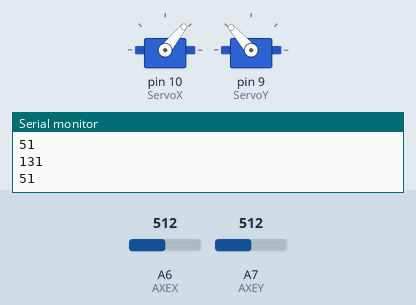
Simulated run of this sketch. Board: Arduino Nano, built with avr-gcc and run on an emulated ATmega328P. Shown: 2 × servo, the last lines printed to the serial monitor. Inputs (shaded band) come from the test bench; at power-on: A6 (AXEX) = 512, A7 (AXEY) = 512.

Above: at 1.2 s.
1.3 s: A6 (AXEX) set to 716
At 1.7 s:
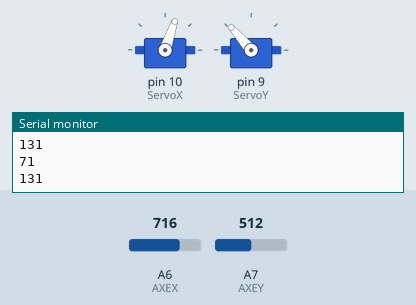
2.8 s: A7 (AXEY) set to 716
At 3.6 s:
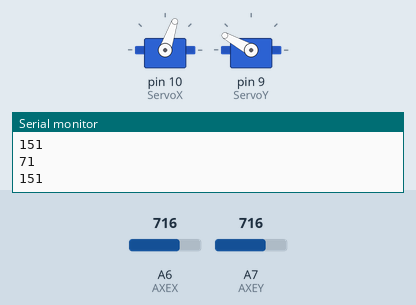
4.3 s: A6 (AXEX) set to 900
At 5.0 s:
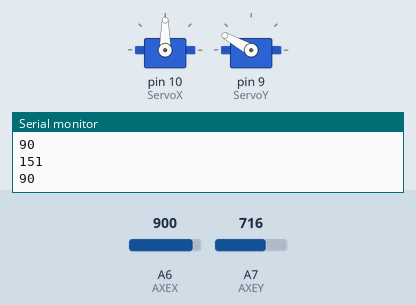
5.8 s: A7 (AXEY) set to 900
At 7.0 s:
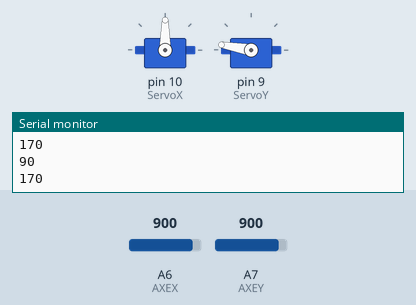
7.3 s: A6 (AXEX) set to 1023
At 8.5 s:
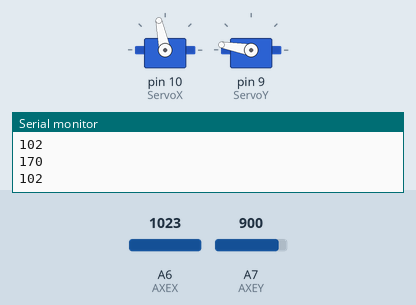
8.8 s: A7 (AXEY) set to 1023
At 9.3 s:
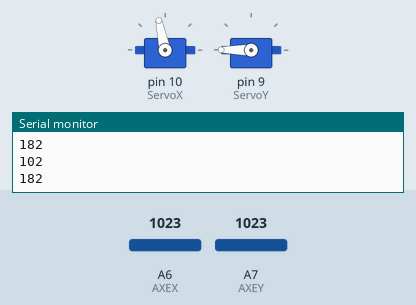
Timing chart, 0 to 11.3 s (numbered marks = the images above; inputs shaded):
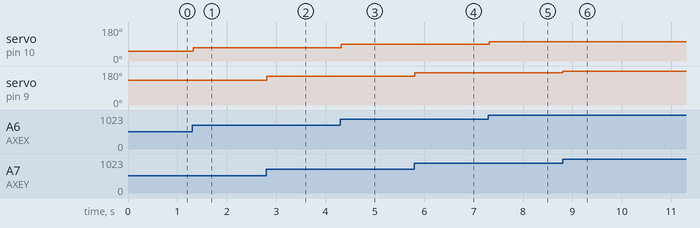

The sketch:

controle_2servomoteur_joystick.ino
```cpp
#include <Servo.h>

Servo ServoX;
Servo ServoY;

#define AXEX A6
#define AXEY A7
#define SWITCH A3


int iAxeX= 560;
int iAxeY= 560;
int iAngleX= 0;
int iAngleY= 0;

void setup() {
  pinMode(AXEX, INPUT);
  pinMode(AXEY, INPUT);
  pinMode(SWITCH, INPUT);

  ServoX.attach(10);
  ServoY.attach(9);

  Serial.begin(9600);
}

void loop() {
  iAxeX= analogRead(AXEX);
  iAngleX= iAxeX/10;
  Serial.println(iAngleX);

  iAxeY= analogRead(AXEY);
  iAngleY= (iAxeY+800)/10;
  Serial.println(iAngleY);

  ServoX.write(iAngleX);
  ServoY.write(iAngleY);
  //delay(200);
}
```

Measured:
- after the input at 1.3 s, servo on pin 10 (ServoX): 51° → 71° at once
- after the input at 2.8 s, servo on pin 9 (ServoY): 131° → 151° at once
- after the input at 4.3 s, servo on pin 10 (ServoX): 71° → 90° at once
- after the input at 5.8 s, servo on pin 9 (ServoY): 151° → 170° at once
- after the input at 7.3 s, servo on pin 10 (ServoX): 90° → 102° at once
- after the input at 8.8 s, servo on pin 9 (ServoY): 170° → 180° at once
